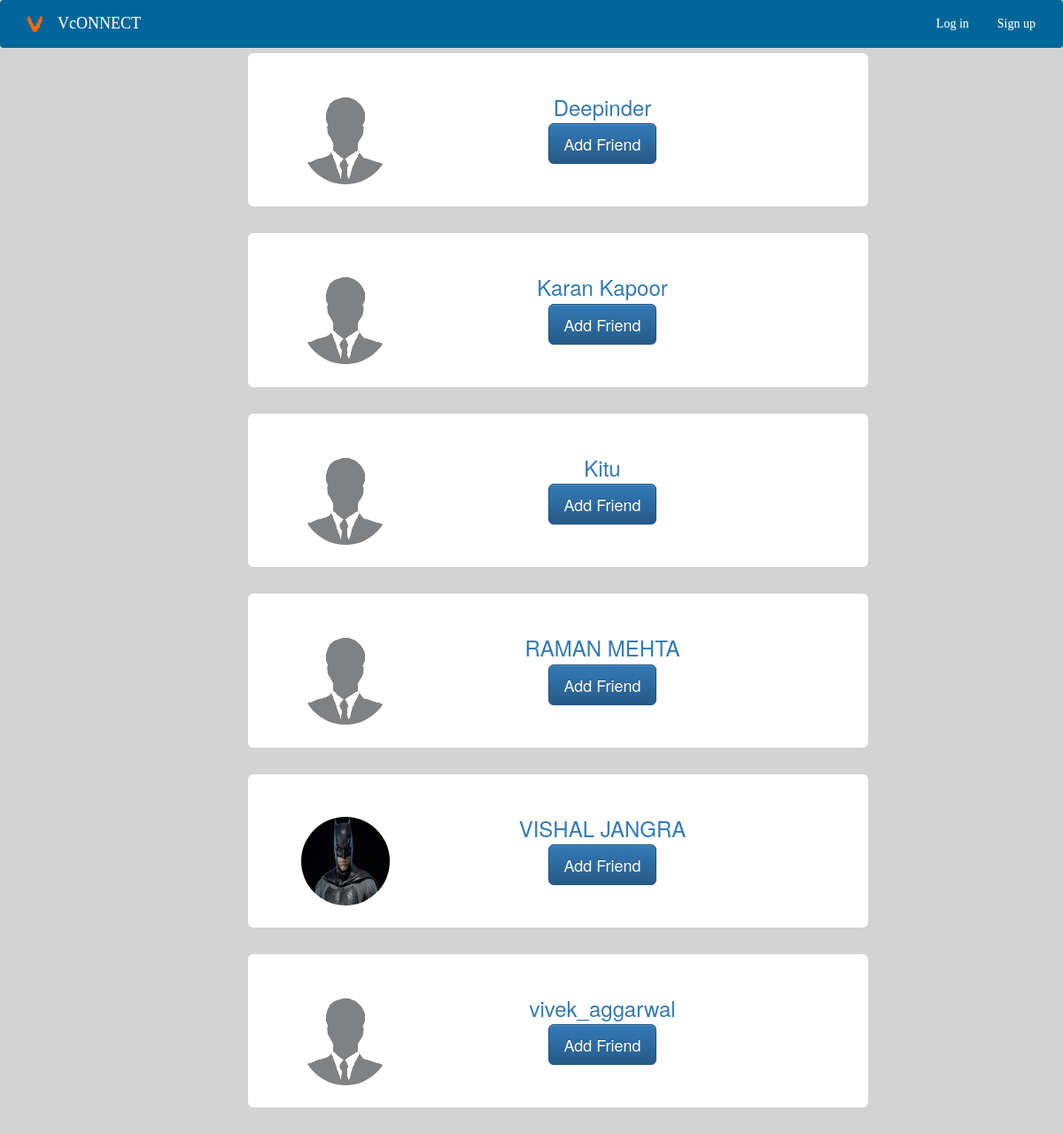
The app's page /person/all/ with its own data.
### person/models.py (models this page shows, shortened)
class Person(models.Model):
    user = models.OneToOneField(User,on_delete=models.CASCADE,related_name="person")
    name = models.CharField(max_length=255, unique=True)
    slug = models.SlugField(allow_unicode=True, unique=True)
    description = models.TextField(blank=True, default='')
    dob_in_dd_mm_yyyy=models.DateField(blank=True,null=True)
    lives_in=models.CharField(max_length=200,null=True,blank=True)
    studies_at=models.CharField(max_length=200,null=True,blank=True)
    profilepic=models.ImageField(upload_to="",null=True,blank=True,default="defaultprofilepic/default_profile.png")
    friend = models.ManyToManyField('self',through="Friends",symmetrical=False)
    class Meta:
        ordering = ["name"]

### person/views.py (the view)
# urls.py: path('all/',views.ListPerson.as_view(),name='all'),
class ListPerson(generic.ListView):
    model = Person

### person/templates/person/person_list.html (shortened to what this page needs)
{% extends "person/person_base.html" %}
{% block group_content %}
<div class="container">
		{% for j in object_list %}
<div class="container" align=center>
						{% if j in user.person.friend.all %}
							<div  style="background:white;width:700px;" class="jumbotron" align="center">
								<img align="left"  src="{{j.profilepic.url}}" alt="no image"  style="border-radius:50%" \>
							<h3  style="color:black" class="title list-group-item-heading"><a href="{% url 'person:single' slug=j.slug %}">{{ j.name }}</a></h3>
							<a href="{% url 'person:unfriend' slug=j.slug %}" class="btn btn-lg btn-fill btn-primary"> Unfriend</a>
							</div>
						{% else %}
						{% if  not j == user.person %}
						<div  style="background:white;width:700px;" class="jumbotron" align="center">
							<img align="left"  src="{{j.profilepic.url}}" alt="no image"  style="border-radius:50%" \>
						<h3 class="title list-group-item-heading"><a href="{% url 'person:single' slug=j.slug %}">{{ j.name }}</a></h3>
							<a href="{% url 'person:addfriend' slug=j.slug %}" class="btn btn-lg btn-fill btn-primary">Add Friend</a>
							</div>
						{% endif %}
						{% endif %}
</div>
		{% endfor %}
		</div>
{% endblock %}

### person/templates/person/person_base.html (shortened to what this page needs)
{% extends "base.html" %}
{% block content %}
<div class="container">
  <div class="row">
    {% block group_content %}{% endblock %}
  </div>
</div>
{% endblock %}

### templates/base.html (shortened to what this page needs)
<!DOCTYPE html>
{% load staticfiles %}
<html>
  <head >
    <link rel="stylesheet" href="https://maxcdn.bootstrapcdn.com/bootstrap/3.3.7/css/bootstrap.min.css">
    <link rel="stylesheet" href="https://maxcdn.bootstrapcdn.com/bootstrap/3.3.7/css/bootstrap-theme.min.css">
  <link rel="stylesheet" href="{% static "social_site/css/master.css" %}">
  </head>
  <body>
    <nav class="navbar  mynav" role="navigation" id="navbar">
    			<div class="container">
            <img   class="navbar-brand " src="{% static 'social_site/images/favicon.ico' %}" alt="">
            <a class="navbar-brand"  style="font-family: 'DM Serif Text', serif;
            color: white;">VcONNECT</a>
    					<ul class="nav navbar-nav navbar-right " id="navlist">
    						{% if user.is_authenticated %}
                {% if user.person %}
                <li><a href="{% url 'posts:all' %}" class="btn btn-simple" style="font-family: 'DM Serif Text', serif;
                color: white;"><span class="glyphicon glyphicon-globe">Home</span></a></li>
                {% else %}
                <li><a href="{% url 'person:create' %}" class="btn btn-simple" style="font-family: 'DM Serif Text', serif;
                color: white;">Create Account</a></li>
                {% endif %}
                      <li ><a href="{% url 'posts:create' %}" class="btn btn-simple" style="font-family: 'DM Serif Text', serif;
                      color: white;"><span class="glyphicon glyphicon-picture"> Post</span></a></li>
                      <li ><a href="{% url 'person:all' %}" class="btn btn-simple" style="font-family: 'DM Serif Text', serif;
                      color: white;">Find Friends</a></li>
                      <li><a href="{% url 'accounts:logout' %}" class="btn btn-simple" style="font-family: 'DM Serif Text', serif;
                      color: white;">Log out</a></li>
                      {% if user.person %}
                      <li><a href="{% url 'person:userperson' %}" class="btn btn-simple" style="font-family: 'DM Serif Text', serif;
                      color: white;"><span class="glyphicon glyphicon-user"></span>Account</a></li>
                      {% endif %}
    						{% else %}
    						      <li><a href="{% url 'accounts:login' %}" class="btn btn-simple" style="font-family: 'DM Serif Text', serif;
                      color: white;">Log in</a></li>
    						      <li><a href="{% url 'accounts:signup' %}" class="btn btn-simple" style="font-family: 'DM Serif Text', serif;
                      color: white;">Sign up</a></li>
    						{% endif %}
    					</ul>
    			</div>
    		</nav>
        <div class="container mycontent">
          {% block content %}
          {% endblock %}
        </div>
  </body>
</html>

### static/social_site/css/master.css (style rules this page uses)
body { padding-top: 60px; background-color: lightgrey; }
.mynav { background: #006699; font-family: 'DM Serif Text', serif; position:fixed; width:100%; top:0; }

### records on screen
Person: profilepic (placeholder picture), name "Deepinder"
Person: profilepic (placeholder picture), name "Karan Kapoor"
Person: profilepic (placeholder picture), name "Kitu"
Person: profilepic (placeholder picture), name "RAMAN MEHTA"
Person: profilepic (picture), name "VISHAL JANGRA"
Person: profilepic (placeholder picture), name "vivek_aggarwal"
